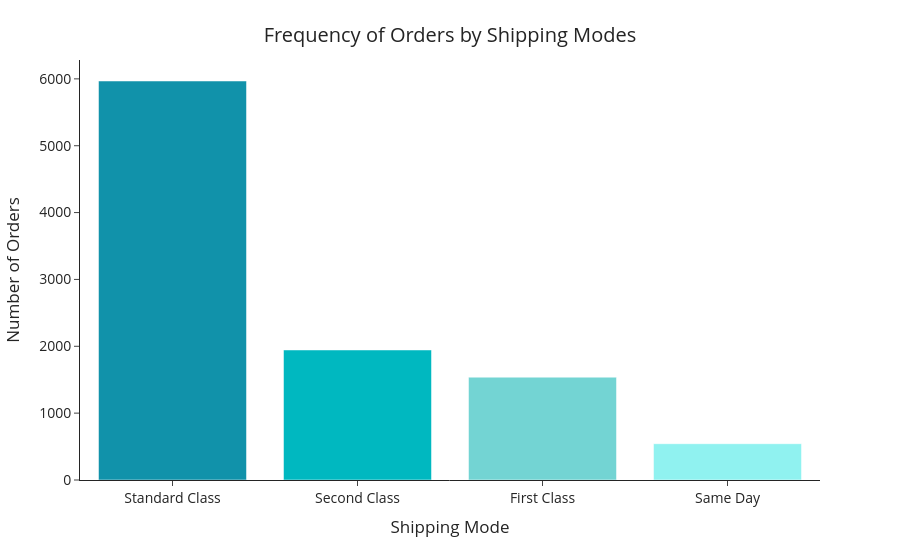

Source (notebook cell):
### Code cell
import os
import plotly.express as px

fig = px.bar(
    x=df['Ship Mode'].value_counts().index,
    y=df['Ship Mode'].value_counts(),
    color=df['Ship Mode'].value_counts().index,
    template='simple_white',
    color_discrete_sequence=colors
)

fig.update_layout(
    xaxis_title="Shipping Mode",
    yaxis_title="Number of Orders",
    showlegend=False,
    font=dict(size=14),
    title={'text': "Frequency of Orders by Shipping Modes", 'y': 0.95, 'x': 0.5}
)

fig.show()
os.makedirs('../output/images', exist_ok=True)
fig.write_image('../output/images/02_shipping_mode_frequency.png', scale=2)

### Figure 1 — Plotly figure (JSON) as saved in the notebook; plotly's stock layout.template omitted (floating-point values rounded to 4 significant figures)
{"data": [{"hovertemplate": "color=Standard Class<br>x=%{x}<br>y=%{y}<extra></extra>", "legendgroup": "Standard Class", "marker": {"color": "#1192AA", "pattern": {"shape": ""}}, "name": "Standard Class", "orientation": "v", "showlegend": true, "textposition": "auto", "type": "bar", "x": ["Standard Class"], "xaxis": "x", "y": [5968], "yaxis": "y"}, {"hovertemplate": "color=Second Class<br>x=%{x}<br>y=%{y}<extra></extra>", "legendgroup": "Second Class", "marker": {"color": "#00B8C0", "pattern": {"shape": ""}}, "name": "Second Class", "orientation": "v", "showlegend": true, "textposition": "auto", "type": "bar", "x": ["Second Class"], "xaxis": "x", "y": [1945], "yaxis": "y"}, {"hovertemplate": "color=First Class<br>x=%{x}<br>y=%{y}<extra></extra>", "legendgroup": "First Class", "marker": {"color": "#73D4D3", "pattern": {"shape": ""}}, "name": "First Class", "orientation": "v", "showlegend": true, "textposition": "auto", "type": "bar", "x": ["First Class"], "xaxis": "x", "y": [1538], "yaxis": "y"}, {"hovertemplate": "color=Same Day<br>x=%{x}<br>y=%{y}<extra></extra>", "legendgroup": "Same Day", "marker": {"color": "#90F2F0", "pattern": {"shape": ""}}, "name": "Same Day", "orientation": "v", "showlegend": true, "textposition": "auto", "type": "bar", "x": ["Same Day"], "xaxis": "x", "y": [543], "yaxis": "y"}], "layout": {"barmode": "relative", "font": {"size": 14}, "legend": {"title": {"text": "color"}, "tracegroupgap": 0}, "margin": {"t": 60}, "showlegend": false, "title": {"text": "Frequency of Orders by Shipping Modes", "x": 0.5, "y": 0.95}, "xaxis": {"anchor": "y", "domain": [0, 1], "title": {"text": "Shipping Mode"}}, "yaxis": {"anchor": "x", "domain": [0, 1], "title": {"text": "Number of Orders"}}}}
